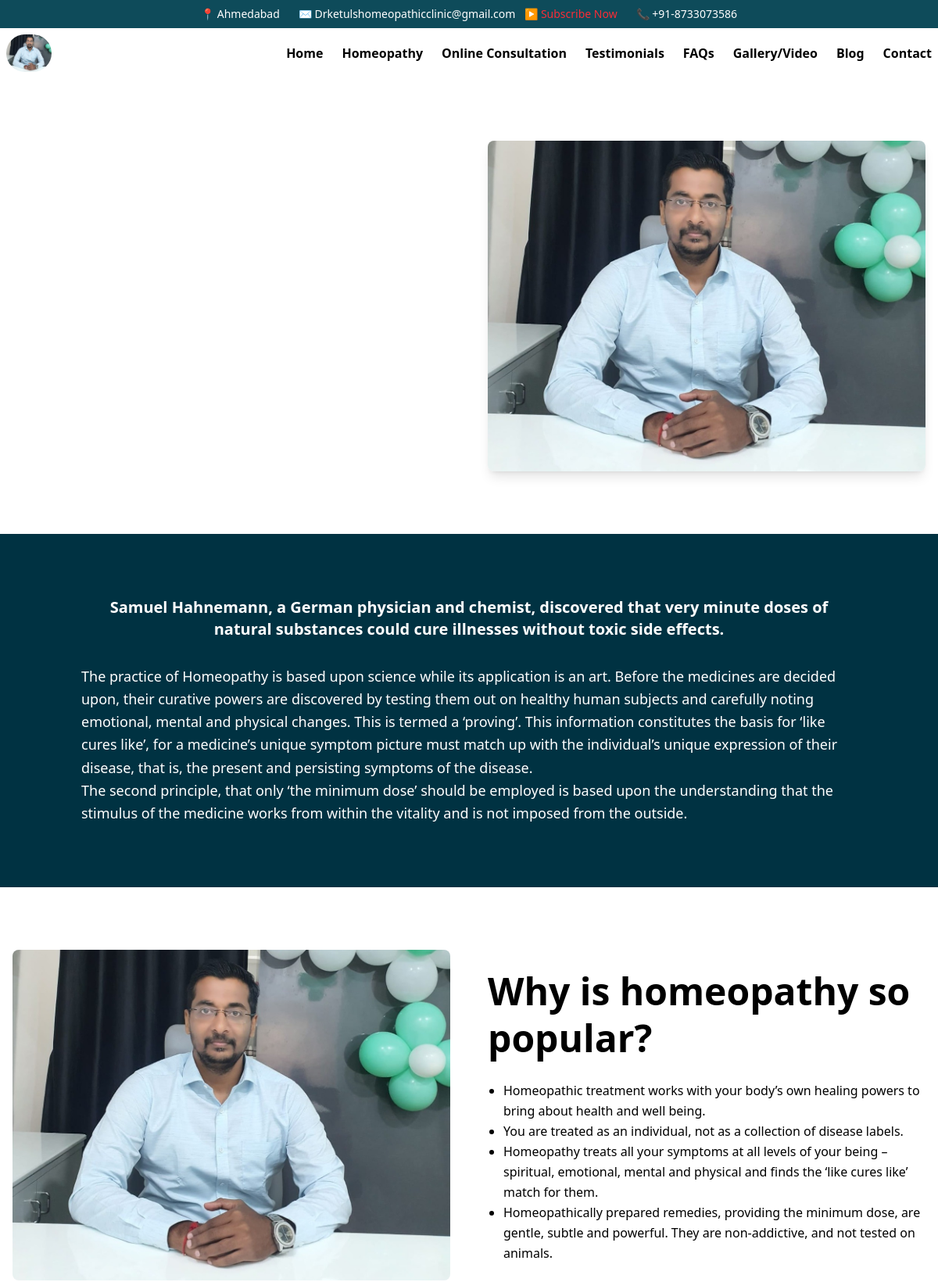
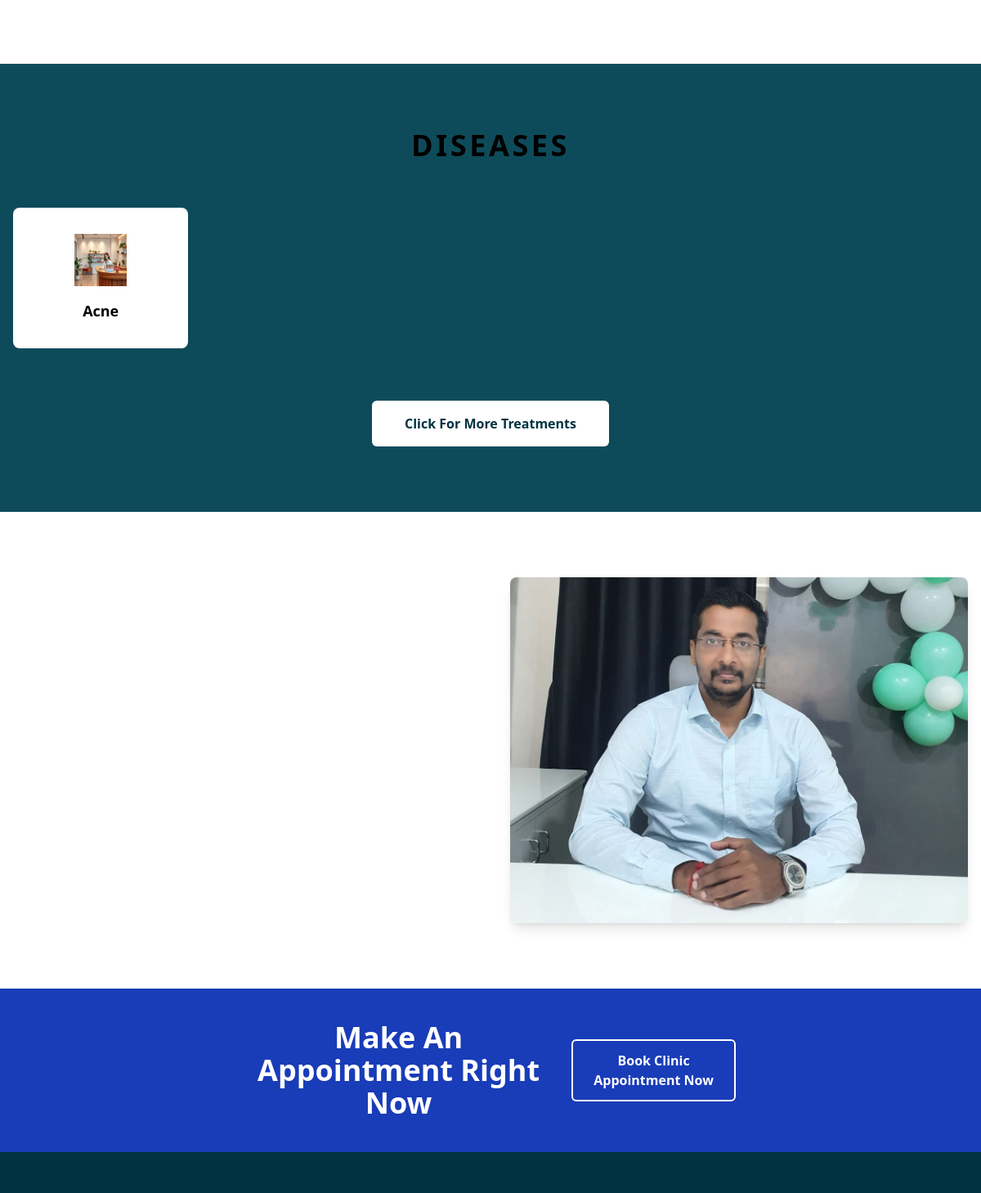
Before: /homeopathy/ (upper part) with the older database file (2 pictures, top to bottom).
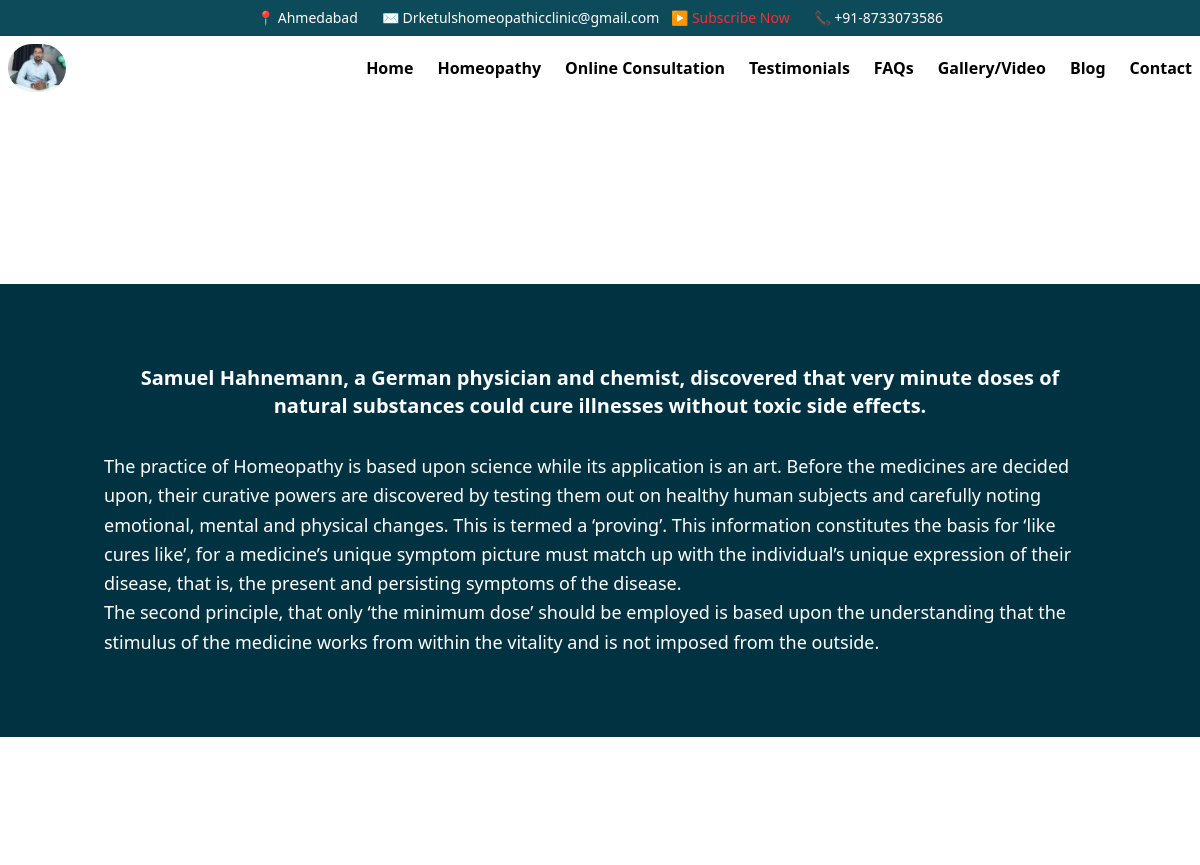
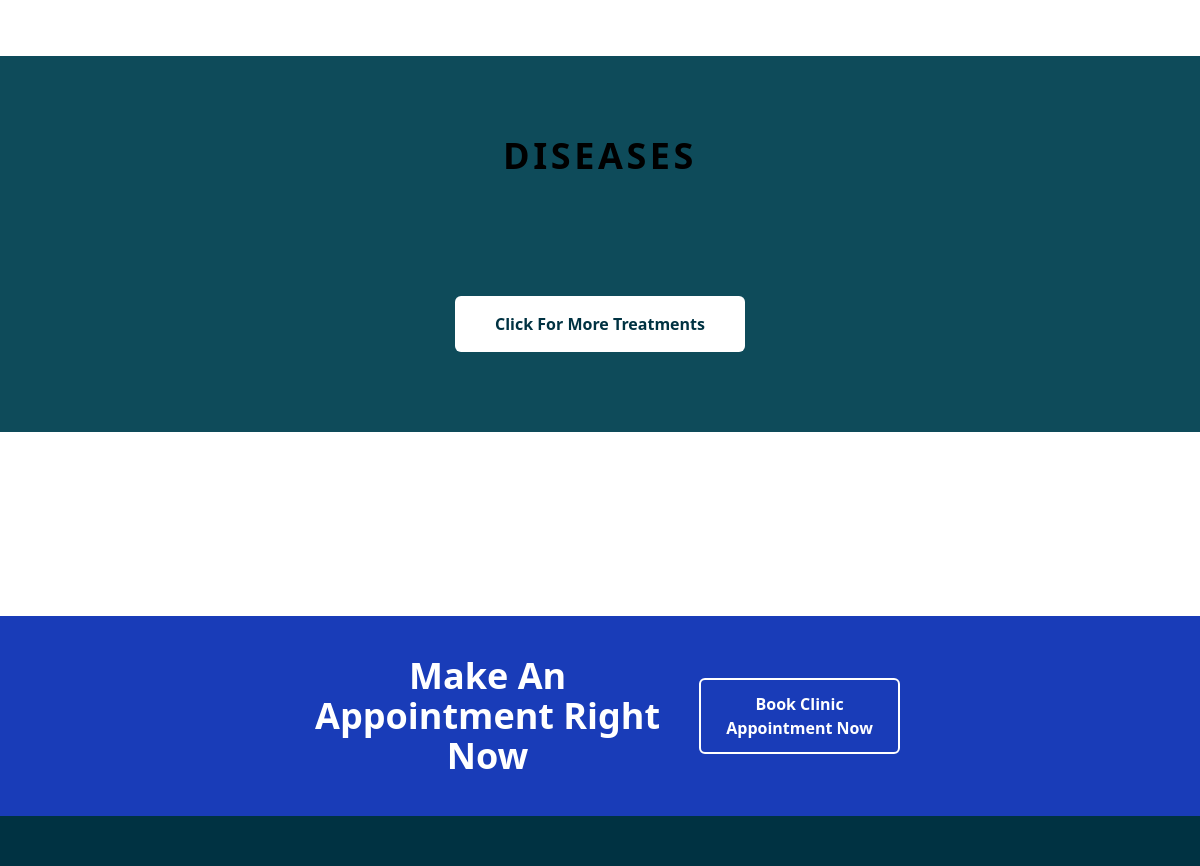
After: the same page with the newer database file (2 pictures, top to bottom).
### clinic_app/models.py (models this page shows, shortened)
class Doctor(models.Model):
    name = models.CharField(max_length=100)
    qualification = models.CharField(max_length=200)
    experience_years = models.PositiveIntegerField()
    specialization = models.TextField()
    image = models.ImageField(upload_to="doctors/")
    is_active = models.BooleanField(default=True)
    about_title = models.CharField(max_length=200)
    about_subtitle = models.CharField(max_length=200, blank=True)
    about_points = models.TextField(
        help_text="Enter each point on a new line"
    )

class HomeopathyAbout(models.Model):
    heading = models.CharField(max_length=200)
    points = models.TextField(
        help_text="Har line ek bullet point hogi"
    )
    is_active = models.BooleanField(default=True)
    created_at = models.DateTimeField(auto_now_add=True)

class Disease(models.Model):
    name = models.CharField(max_length=100)
    icon = models.ImageField(upload_to="diseases/")
    is_active = models.BooleanField(default=True)

### clinic_app/views.py (the view)
# urls.py: path('homeopathy/', homeopathy_page, name='homeopathy'),
def homeopathy_page(request):
    context = {
        "doctor": Doctor.objects.filter(is_active=True).first(),
        "diseases": Disease.objects.filter(is_active=True),
        "videos": LiveSession.objects.filter(is_active=True),
        "clinic": ClinicInfo.objects.first(),
        "about": HomeopathyAbout.objects.filter(is_active=True).first(),
        "homeopathy_about1": Homeopathy_start_about_content.objects.first(),
        "homeopathy_about2": Homeopathy_end_about_content.objects.first(),
    }
    return render(request, "homeopathy_page.html",context)

### templates/homeopathy_page.html (shortened to what this page needs)
{% extends "base.html" %}
{% load static tailwind_tags %}
{% block content %}
<section class="bg-white py-20">
    <div class="max-w-7xl mx-auto px-4">
        <div class="grid grid-cols-1 lg:grid-cols-2 gap-12 items-center">
            <div>
            </div>
            <div class="flex justify-center lg:justify-end">
                {% if doctor.image %}
                    <img src="{{ doctor.image.url }}"
                         alt="{{ doctor.name }}"
                         class="rounded-lg shadow-lg max-w-full h-auto">
                {% endif %}
            </div>
        </div>
    </div>
</section>
<section class="bg-[#003242] py-16 md:py-20">
    <div class="max-w-5xl mx-auto px-4 text-white">
        <p class="text-lg md:text-xl font-semibold text-center mb-8">
            Samuel Hahnemann, a German physician and chemist, discovered that very
            minute doses of natural substances could cure illnesses without toxic
            side effects.
        </p>
        <div class="space-y-6 text-base md:text-lg leading-relaxed text-left">
            <p>
                The practice of Homeopathy is based upon science while its application
                is an art. Before the medicines are decided upon, their curative
                powers are discovered by testing them out on healthy human subjects
                and carefully noting emotional, mental and physical changes. This is
                termed a ‘proving’. This information constitutes the basis for ‘like
                cures like’, for a medicine’s unique symptom picture must match up
                with the individual’s unique expression of their disease, that is,
                the present and persisting symptoms of the disease.<br>
                The second principle, that only ‘the minimum dose’ should be employed
                is based upon the understanding that the stimulus of the medicine
                works from within the vitality and is not imposed from the outside.
            </p>
        </div>
    </div>
</section>
<section>
  <div class="max-w-7xl mx-auto grid md:grid-cols-2 gap-12 px-4 py-20 items-center">
    <div>
        <img src="{{ doctor.image.url }}"
             alt="{{ doctor.name }}"
             class="rounded-lg" />
    </div>
    <div>
      <h2 class="text-4xl md:text-5xl font-bold text-primary leading-tight mb-6">
        {{ about.heading }}
      </h2>
      <ul class="space-y-1.5 text-gray-900 leading-relaxed list-disc pl-5">
        {% for point in about.points.splitlines %}
          <li class="{% if forloop.first %}font-extrabold{% endif %}">
            {{ point }}
          </li>
        {% endfor %}
      </ul>
    </div>
  </div>
</section>
{% include "components/diseases.html" %}
<section class="bg-white py-20">
    <div class="max-w-7xl mx-auto px-4">
        <div class="grid grid-cols-1 lg:grid-cols-2 gap-12 items-center">
            <div>
            </div>
            <div class="flex justify-center lg:justify-end">
                {% if doctor.image %}
                    <img src="{{ doctor.image.url }}"
                         alt="{{ doctor.name }}"
                         class="rounded-lg shadow-lg max-w-full h-auto">
                {% endif %}
            </div>
        </div>
    </div>
</section>
{% include "components/cta.html" %}
{% endblock %}

### templates/components/diseases.html (shortened to what this page needs)
{% load static tailwind_tags %}
<section class="bg-primary py-20 bg-[#0e4b5a]">
  <div class="max-w-7xl mx-auto px-4">
    <h2 class="text-center text-black text-4xl font-bold tracking-widest mb-14">DISEASES</h2>
    <div class="grid grid-cols-2 md:grid-cols-3 lg:grid-cols-5 gap-6">
      {% for disease in diseases %}
        <div class="bg-white rounded-lg p-8 flex flex-col items-center justify-center text-white transition-all duration-300 hover:shadow-[0_0_25px_rgba(255,255,255,0.25)]">
          <img src="{{ disease.icon.url }}" alt="{{ disease.name }}" class="w-16 h-16 mx-auto" />
          <p class="mt-4 text-lg font-semibold text-black">{{ disease.name }}</p>
        </div>
      {% endfor %}
    </div>
    <div class="text-center mt-16">
      <a href="#" class="inline-block bg-white text-[#003242] font-semibold px-10 py-4 rounded-md hover:bg-gray-700 transition">Click For More Treatments</a>
    </div>
  </div>
</section>
 {% load static tailwind_tags %}

Changed rows visible on the page:
removed Doctor: image (picture)
removed HomeopathyAbout: heading "Why is homeopathy so popular?"
removed Disease: icon (picture), name "Acne"
Other visible differences:
list line gone: "Homeopathic treatment works with your body’s own healing powers to bring about health and well being."
list line gone: "You are treated as an individual, not as a collection of disease labels."
list line gone: "Homeopathy treats all your symptoms at all levels of your being – spiritual, emotional, mental and physical and finds the ‘like cures like’ match for them."
list line gone: "Homeopathically prepared remedies, providing the minimum dose, are gentle, subtle and powerful. They are non-addictive, and not tested on animals."
